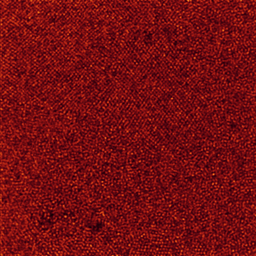
#> input picture sample_image.tif, 256 x 256 px, shrunk from 1024 x 1024 before the run
$ python crystal_identification.py
#> lines starting #> are read from the running program, lines starting #| are printed output that depends on the picture
import numpy as np
import matplotlib.pyplot as plt
import matplotlib
from skimage.feature import peak_local_max


def get_fourier_transform_of_slice(image):
    """
    Returns the real valued Fourier transform of an image
    :param image: the image to apply the Fourier transform to
    :return: The Fourier transform of the image
    """
    fft = np.fft.fft2(image)
    power_spectrum = get_2d_power_spectrum(fft)
    return np.fft.fftshift(power_spectrum)


def get_2d_power_spectrum(image):
    """
    Return the power specrum of a fourier tranform
    :param image: The real and complex fourier transform
    :return: The power spectrum of the Fourier transform
    """
    return image.real ** 2 + image.imag ** 2


def crop_image(image, cut_size):
    """
    Returns a subsection of an array representing an image
    :param image: The image as a numpy array
    :param cut_size: The fraction to cut from each side of the image
    :return: The cropped image as a numpy array
    """
    cut_high = (1 - cut_size)
    x_min = int(image.shape[0] * cut_size)
    x_max = int(image.shape[0] * cut_high)
    y_min = int(image.shape[1] * cut_size)
    y_max = int(image.shape[1] * cut_high)
    cropped_image = image[x_min:x_max, y_min:y_max]
    return cropped_image


def find_maxima_in_image(image, minimum_intensity_threshold, minimum_peak_separation_distance):
    """
    Finds peaks within an image
    :param image: The original image
    :param minimum_intensity_threshold: The minimum value of a peak relative to the maximum intensity of the image
    :param minimum_peak_separation_distance: The minimum seperation of detected peaks
    :return: ndarray of coordinates corresponding to peaks in the image
    """
    maxima = peak_local_max(image, min_distance=minimum_peak_separation_distance, threshold_rel=minimum_intensity_threshold)
    maxima = remove_central_peak(image, maxima)

    return maxima


def remove_central_peak(image, maxima):
    """
    The Fourier transform always has a peak in the middle.
    We are not interested in this peak so remove it from the list of maxima.
    :param image: ndarray of the real valued Fourier transform of an image
    :param maxima: ndarray of coordinates corresponding to peaks in the image
    :return: ndarray corresponding to coordinates of peaks in the image
    """
    num_maxima = len(maxima)
    # We only care if there might be 4 or 6 crystal maxima
    if 3 < num_maxima < 8:
        central_coordinate = get_center_of_image(image.shape)
        revised_maxima = [peak for peak in list(maxima) if np.all(peak != central_coordinate)]
        return np.array(revised_maxima)
    else:
        return maxima


def get_ring_intensity(image, maxima, pixel_distances, center_coordinate):
    """
    Calculates the relative intensity of the discovered peaks and the sampled intensity at
    the same distance from the centre of the fourier transform.
    Gives us a way of checking for "liquidity"
    :param image: An ndarray represnting an image
    :param maxima: a list of tuples representing coordinates of maxima
    :param pixel_distances: An array giving the distance of each pixel from the center of the image
    :param center_coordinate: The coordinate of the center of image
    :return: The ratio between the intenisty of the peaks and the radial average of the intensity at the same
    distance from the center as the peaks
    """
    average_peak_intensity = np.average(image[(maxima[:, 0], maxima[:, 1])])

    # average distance between center and peaks, this will be our ring radius
    average_distance = np.average(np.linalg.norm((maxima - center_coordinate), axis=1))

    mask = np.logical_and(pixel_distances > average_distance - 0.5, pixel_distances < average_distance + 0.5)
    ring_intensity = np.average(image[mask])

    intensityratio = np.average(ring_intensity) / average_peak_intensity
    return intensityratio


def get_center_of_image(image_shape):
    """
    Return the coordinates representing the center of an image
    :param image_shape: An tuple representing the size of an image
    :return: A tuple representing the coordinates of the center of image
    """
    center_coordinate = np.rint(np.array(image_shape) / 2.0)
    return center_coordinate


def scanfourier(original_image, minimum_intensity_threshold, size_of_scan_box, ring_threshold, rastering_interval, image_crop_factor):
    """
    The main loop. Raster over an image and determine whether the subsections are crystalline.
    :param original_image: The original image to process
    :param minimum_intensity_threshold: The minimum intensity of a peak in fourier transform
    :param size_of_scan_box: The size of the region which is Fourier transformed
    :param ring_threshold: The threshold defining the boundary between crystal and liquid regions
    :param rastering_interval: The interval in pixels over which to raster the Fourier transform
    :param image_crop_factor: A float giving the proportion of the image to cut off each side
    :return:
    """

    cropped_center, minimum_peak_separation_distance, pixel_distances = setup_fourier_scan(image_crop_factor, size_of_scan_box)

    num_x_rasters = int((original_image.shape[0] - size_of_scan_box) / rastering_interval)
    num_y_rasters = int((original_image.shape[1] - size_of_scan_box) / rastering_interval)
    results_array = np.zeros((num_x_rasters, num_y_rasters))

    for x_bin in range(num_x_rasters):
        for y_bin in range(num_y_rasters):
            ft_of_subimage = get_ft_of_subimage(image_crop_factor, original_image, rastering_interval, size_of_scan_box, x_bin, y_bin)
            with np.errstate(divide='ignore'):
                ft_of_subimage = np.log10(ft_of_subimage)

            maxima = find_maxima_in_image(ft_of_subimage, minimum_intensity_threshold, minimum_peak_separation_distance)
            crystal_type = classify_image_region(ft_of_subimage, maxima, ring_threshold, pixel_distances, cropped_center)
            results_array[x_bin, y_bin] = crystal_type

    return results_array


def setup_fourier_scan(image_crop_factor, size_of_scan_box):
    """
    Initialise some values to be used in finding and classifying maxima
    :param image_crop_factor: A float specifying how much to crop off each side of the fourier transformed image
    subsection prior to identifying peaks
    :param size_of_scan_box: The size of the subimage which is Fourier transformed
    :return: cropped_center - The coordinates of the center of the cropped box
    :return: minimum_peak_separation_distance - The minimum separation in pixels of identified peaks in the fourier transform
    :return: pixel_distances - An array giving the distance of each pixel from the center of the image
    """
    minimum_peak_separation_distance = int(size_of_scan_box / 20.)
    x_min = int(size_of_scan_box * image_crop_factor)
    x_max = int(size_of_scan_box * (1 - image_crop_factor))
    cropped_image_size = x_max - x_min
    cropped_center = get_center_of_image([cropped_image_size, cropped_image_size])

    binsize = 1
    y, x = np.indices([cropped_image_size, cropped_image_size])
    pixel_distances = np.hypot(x - cropped_center[0], y - cropped_center[1]) / binsize

    return cropped_center, minimum_peak_separation_distance, pixel_distances


def get_ft_of_subimage(image_crop_factor, original_image, rastering_interval, size_of_scan_box, x_bin, y_bin):
    """
    Get a subsection of an image, get the Fourier transform then crop the image
    :param image_crop_factor: A float giving the proportion of the image to cut off each side
    :param original_image: An ndarray representing the original image
    :param rastering_interval: The interval in pixels between rastered images
    :param size_of_scan_box: The size of the sub-image used for the Fourier transform
    :param x_bin: The bin number of the current sub-image
    :param y_bin: The bin number of the current sub-image
    :return: The cropped Fourier transform of the image subection
    """
    subimage_minima = np.array((x_bin * rastering_interval, y_bin * rastering_interval))
    subimgae_maxima = subimage_minima + size_of_scan_box
    subimage = original_image[subimage_minima[0]:subimgae_maxima[0], subimage_minima[1]:subimgae_maxima[1]]
    ft_of_subimage = get_fourier_transform_of_slice(subimage)
    cropped_ft_of_subimage = crop_image(ft_of_subimage, image_crop_factor)

    return cropped_ft_of_subimage


def classify_image_region(image, maxima, ring_threshold, pixel_distances, cropped_center):
    """
    Classify the subsection of the image depending on the number of maxima there are
    :param image: An ndarray representing an image
    :param maxima: ndarray of coordinates corresponding to peaks in the image
    :param ring_threshold: A peak intesnity threshold above which a crystal is identified
    :param pixel_distances: An array giving the distance of each pixel from the center of the image
    :param cropped_center: The coordinate of the center of image
    """
    number_of_maxima = maxima.shape[0]
    if number_of_maxima == 0:
        # No maxima so just a liquid
        return 0
    else:

        if number_of_maxima == 6:
            ring_intensity = get_ring_intensity(image, maxima, pixel_distances, cropped_center)
            if ring_intensity < ring_threshold:
                # clear hexagonal crystal
                return 6
            else:
                # potential boundary between hex+liquid
                return 1
        elif number_of_maxima == 4:
            ring_intensity = get_ring_intensity(image, maxima, pixel_distances, cropped_center)
            if ring_intensity < ring_threshold:
                # clear cross crystal
                return 4
            else:
                # potential boundary between cross+liquid
                return 0.5
        else:
            # No maxima so just a liquid
            return 0


def plot_result(array):
    """
    Convert the result to a 2D image representation
    :param array: The result of the analysis
    """
    cmap = matplotlib.colors.ListedColormap(['darkblue', 'skyblue', 'cadetblue', 'limegreen', 'orangered'])
    # plot, 6 = hexagonal crystal, 4 = cross crystal 1.0 = hex+liquid ring, 0.5 = cross + liquid ring, 0.0 = liquid (neither 4 nor 6 peaks detected)
    bounds = [-0.4, 0.4, 0.6, 1.4, 5.9, 6.1]
    norm = matplotlib.colors.BoundaryNorm(bounds, cmap.N)
    fig = plt.imshow(array, interpolation='nearest', cmap=cmap, norm=norm)
    plt.colorbar(fig, cmap=cmap, norm=norm, boundaries=bounds, ticks=[0, 0.5, 1, 4, 6])
    plt.savefig("crystal_measure.png")


def load_image(filename):
    """
    Open an image as an array
    :param filename: The path of the image to open
    :return: An ndarray of the image
    """
    image = plt.imread(filename)
    if len(image.shape) == 3:
        image = image[:, :, 0]
    return image


def main():

    filename = 'sample_image.tif'
    rastering_interval = 2
    ring_threshold = 0.9
    size_of_scan_box = 128
    minimum_peak_intensity_threshold = 0.5
    image_crop_factor = 0.35

    image = load_image(filename)
#> in load_image, image is the input picture: shape (256, 256, 3); mean R, G, B 116.3, 14.1, 17.1
#> in load_image, `image = image[:, :, 0]`:
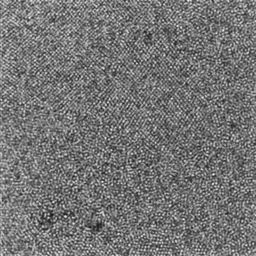
#> image: shape (256, 256); min 21, max 244, mean 116.3
    array = scanfourier(image, minimum_peak_intensity_threshold, size_of_scan_box, ring_threshold, rastering_interval, image_crop_factor)
#> the loop in scanfourier, `for x_bin in range(num_x_rasters):` made 64 passes
#> pass 1, in get_ft_of_subimage, `subimage = original_image[subimage_minima[0]:subimgae_maxima[0], subim..`:
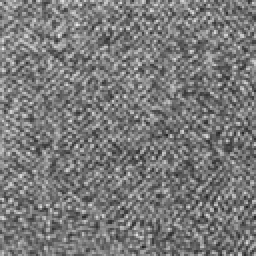
#> subimage: shape (128, 128) (shown 2 times larger); min 32, max 237, mean 120.9
#> pass 1, in get_fourier_transform_of_slice, `power_spectrum = get_2d_power_spectrum(fft)`:
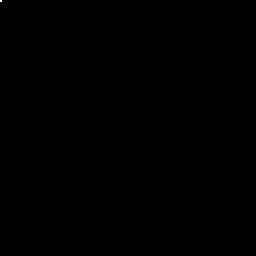
#> power_spectrum: shape (128, 128) float64 (shown 2 times larger); min 14.78, max 3.92e+12, mean 255652505; drawn with min black and max white
#> after the loop in scanfourier, `for x_bin in range(num_x_rasters):`:
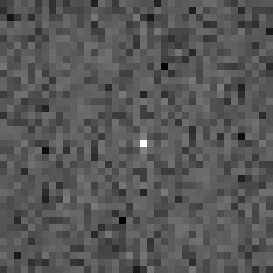
#> ft_of_subimage: shape (39, 39) float64 (shown 7 times larger); min 4.67, max 12.53, mean 7.37; drawn with min black and max white
#> after the loop in scanfourier, `for x_bin in range(num_x_rasters):`:
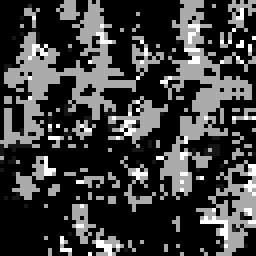
#> results_array: shape (64, 64) float64 (shown 4 times larger); min 0, max 6, mean 1.49; drawn with min black and max white

    plot_result(array)
#> in plot_result, `plt.savefig("crystal_measure.png")`:
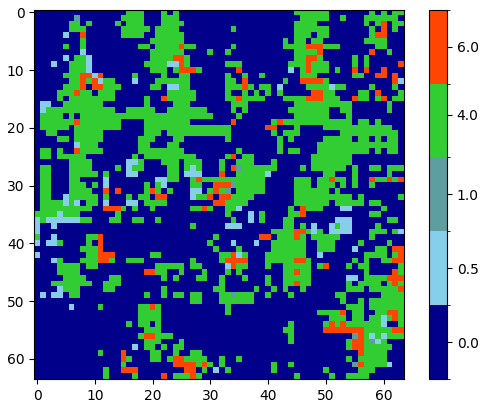
#> figure drawn by matplotlib, 2 panels


if __name__ == '__main__':
    main()
